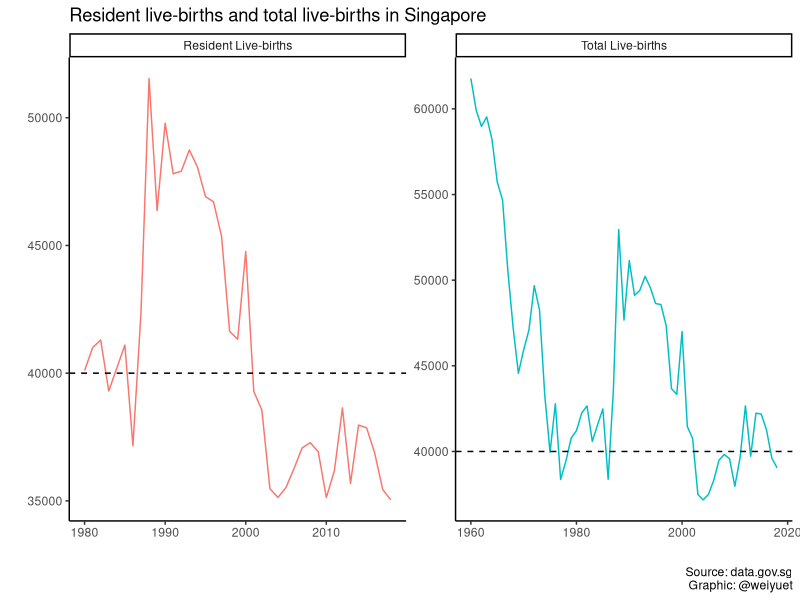
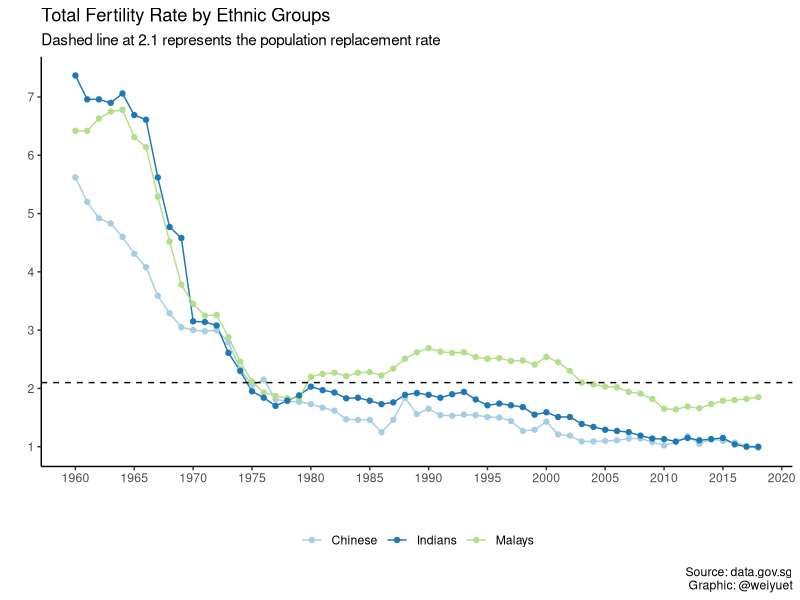
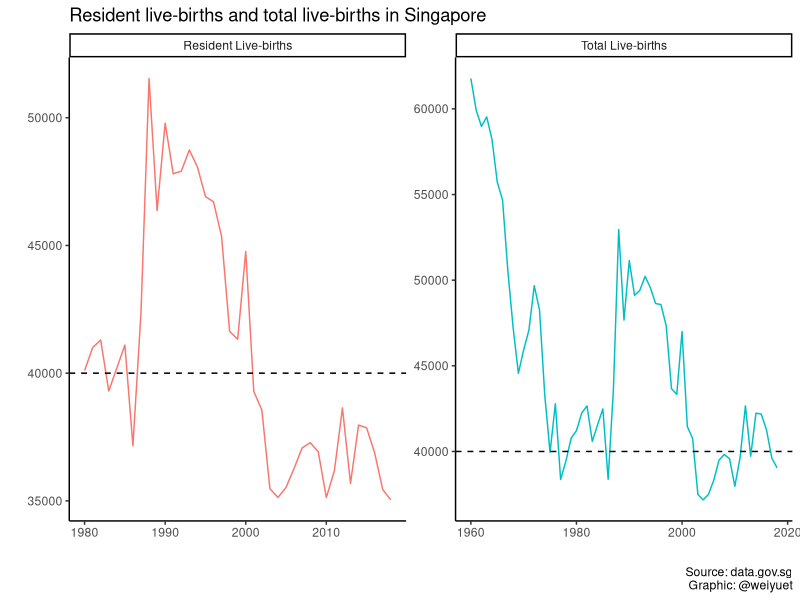
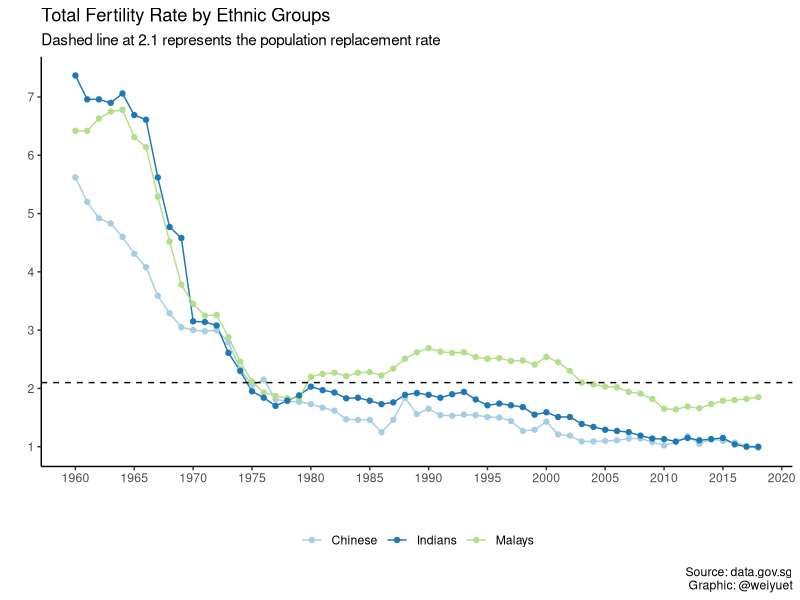

Write the R code that produced these figures, in order.
#Loading libraries
library(tidyverse)
library(scales)

# Loading live-births data
live_births <- read_csv("data/births-and-fertility-annual/live-births.csv")

# Data wrangling
live_births$value <- as.double(as.character(live_births$value))

# Plotting number of live-births
live_births %>% 
  drop_na() %>% 
  ggplot(aes(x = year, y = value, colour = level_1)) +
  geom_line() +
  geom_hline(yintercept = 40000, linetype = 2, size = 0.5) +
  facet_wrap(~level_1, scales = "free") +
  theme_classic() +
  theme(legend.position = "none") +
  labs(x = "", y = "",
       title = "Resident live-births and total live-births in Singapore",
       caption = "Source: data.gov.sg\nGraphic: @weiyuet")

ggsave("figures/resident-and-total-live-births.png", width = 8, height = 6)

# Loading total fertility rate by ethnic group data
total_fertility_rate_by_ethnic_group <- read_csv("data/births-and-fertility-annual/total-fertility-rate-by-ethnic-group.csv")

total_fertility_rate_by_ethnic_group %>% 
  ggplot(aes(x = year, y = value, colour = level_2)) +
  geom_line() +
  geom_point() +
  geom_hline(yintercept = 2.1, linetype = 2, size = 0.5) +
  theme_classic() +
  theme(legend.title = element_blank(),
        legend.position = "bottom") +
  scale_colour_brewer(type = "qual", palette = 3) +
  scale_x_continuous(breaks = seq(1960, 2020, 5)) +
  scale_y_continuous(breaks = seq(0, 8, 1)) +
  labs(x = "", y ="",
       title = "Total Fertility Rate by Ethnic Groups",
       subtitle = "Dashed line at 2.1 represents the population replacement rate",
       caption = "Source: data.gov.sg\nGraphic: @weiyuet")

ggsave("figures/fertility-rate-ethnic-groups.png", width = 8, height = 6)
